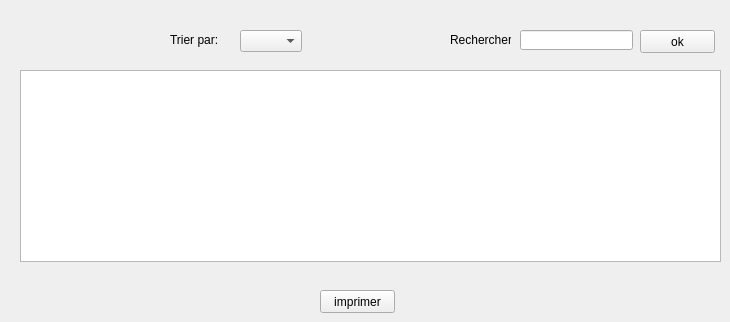
      <widget class="QWidget" name="tab_21">
       <attribute name="title">
        <string>Afficher</string>
       </attribute>
       <widget class="QLabel" name="label_30">
        <property name="geometry">
         <rect>
          <x>110</x>
          <y>-20</y>
          <width>47</width>
          <height>14</height>
         </rect>
        </property>
        <property name="text">
         <string>TextLabel</string>
        </property>
       </widget>
       <widget class="QLabel" name="label_31">
        <property name="geometry">
         <rect>
          <x>170</x>
          <y>30</y>
          <width>51</width>
          <height>20</height>
         </rect>
        </property>
        <property name="text">
         <string>Trier par:</string>
        </property>
       </widget>
       <widget class="QLineEdit" name="Recherche_NOUR">
        <property name="geometry">
         <rect>
          <x>520</x>
          <y>30</y>
          <width>113</width>
          <height>20</height>
         </rect>
        </property>
        <property name="text">
         <string/>
        </property>
       </widget>
       <widget class="QLabel" name="label_32">
        <property name="geometry">
         <rect>
          <x>450</x>
          <y>30</y>
          <width>61</width>
          <height>20</height>
         </rect>
        </property>
        <property name="text">
         <string>Rechercher:</string>
        </property>
       </widget>
       <widget class="QTableView" name="tableView_NOUR">
        <property name="geometry">
         <rect>
          <x>20</x>
          <y>70</y>
          <width>701</width>
          <height>192</height>
         </rect>
        </property>
       </widget>
       <widget class="QPushButton" name="Rechercher_NOUR">
        <property name="geometry">
         <rect>
          <x>640</x>
          <y>30</y>
          <width>75</width>
          <height>23</height>
         </rect>
        </property>
        <property name="text">
         <string>ok</string>
        </property>
       </widget>
       <widget class="QComboBox" name="comboBox_NOUR">
        <property name="geometry">
         <rect>
          <x>240</x>
          <y>30</y>
          <width>62</width>
          <height>22</height>
         </rect>
        </property>
       </widget>
       <widget class="QPushButton" name="pushButton_3_NOUR">
        <property name="geometry">
         <rect>
          <x>320</x>
          <y>290</y>
          <width>75</width>
          <height>23</height>
         </rect>
        </property>
        <property name="text">
         <string>imprimer</string>
        </property>
       </widget>
      </widget>
